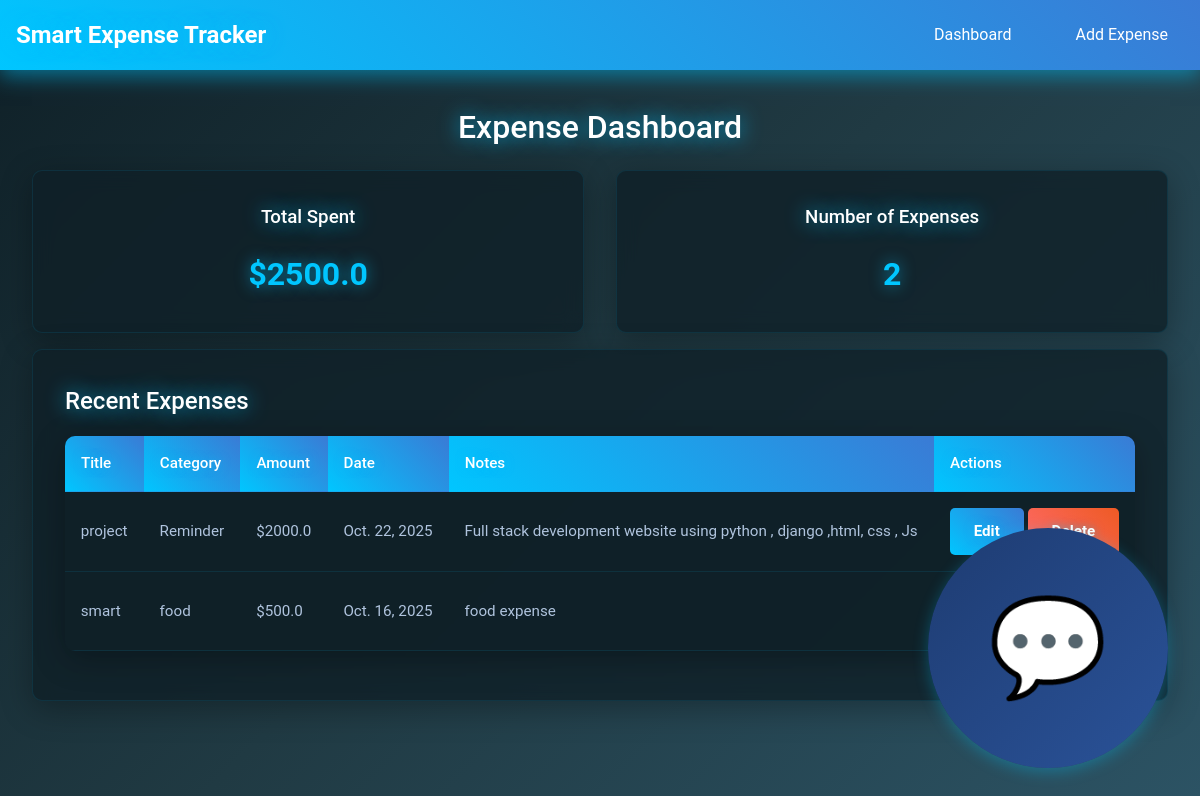
The app's page /, older data.
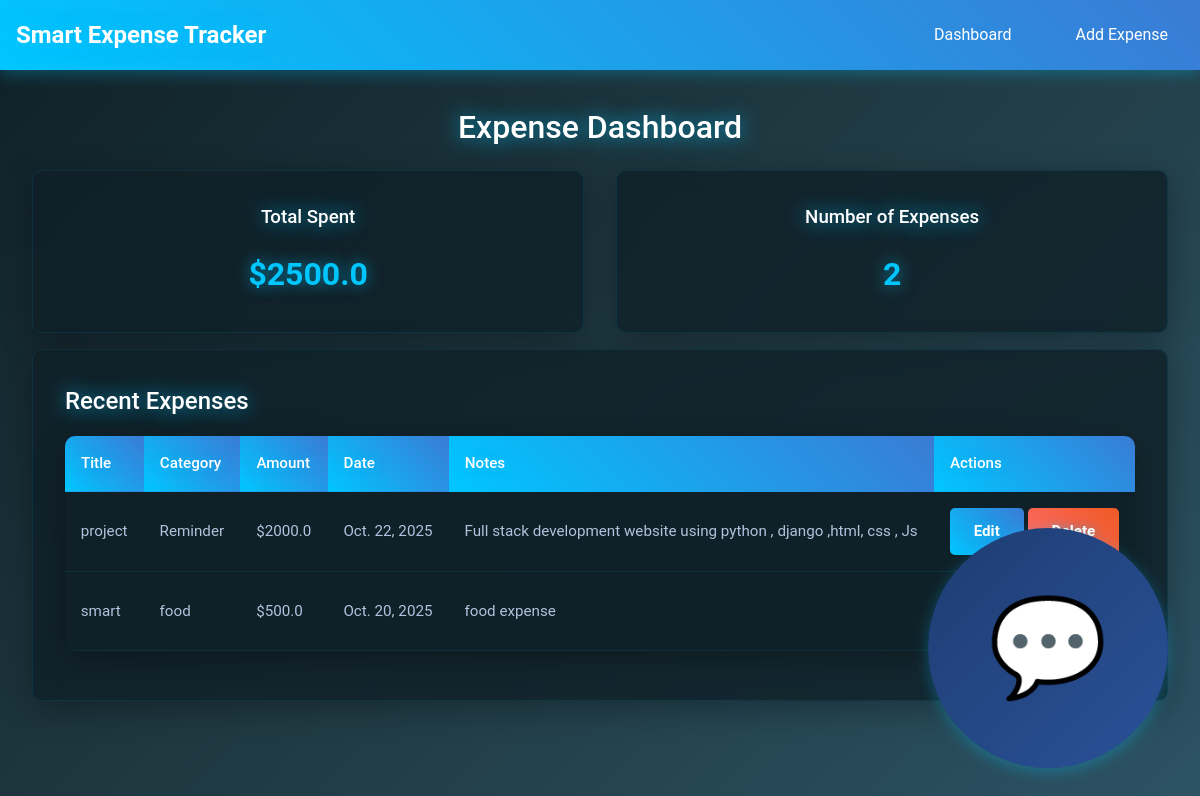
The same page, newer data.
### smart_trackerapp/models.py (models this page shows, shortened)
class  smart(models.Model):
    title  = models.CharField(max_length=100)
    category = models.CharField(max_length=50)
    amount  = models.FloatField()
    date = models.DateField()
    notes = models.TextField(blank=True, null=True)

### smart_trackerapp/views.py (the view)
# urls.py: path('', views.dashboard, name='index'),
def dashboard(request):
    expenses = smart.objects.all().order_by("-date")
    total = sum(s.amount for s in expenses)
    return render(request, "dashboard.html", {"expenses": expenses, "total": total})

### smart_trackerapp/templates/dashboard.html (shortened to what this page needs)
{% extends 'index.html' %}
{% load static %}
{% block content %}
<div class="main-content">
    <h1>Expense Dashboard</h1>
    <div class="dashboard">
        <div class="dashboard-card">
            <h3>Total Spent</h3>
            <div class="amount">${{ total }}</div>
        </div>
        <div class="dashboard-card">
            <h3>Number of Expenses</h3>
            <div class="amount">{{ expenses|length }}</div>
        </div>
    </div>
    <div class="card">
        <h2>Recent Expenses</h2>
        <table class="table">
            <thead>
                <tr>
                    <th>Title</th>
                    <th>Category</th>
                    <th>Amount</th>
                    <th>Date</th>
                    <th>Notes</th>
                    <th>Actions</th>
                </tr>
            </thead>
            <tbody>
                {% for exp in expenses %}
                <tr>
                    <td>{{ exp.title }}</td>
                    <td>{{ exp.category }}</td>
                    <td>${{ exp.amount }}</td>
                    <td>{{ exp.date }}</td>
                    <td>{{ exp.notes }}</td>
                    <td>
                        <a href="{% url 'edit_expense' exp.id %}" class="btn">Edit</a>
                        <a href="{% url 'delete_expense' exp.id %}" class="btn btn-danger" onclick="return confirm('Are you sure you want to delete this expense?')">Delete</a>
                    </td>
                </tr>
                {% endfor %}
            </tbody>
        </table>
    </div>
</div>
<div class="ai-chat">
    <div id="ai-chat-icon" class="ai-chat-icon">💬</div>
</div>
{% endblock %}

Row changes from the older to the newer data that the page shows:
changed smart "smart": date "Oct. 16, 2025" → "Oct. 20, 2025"
